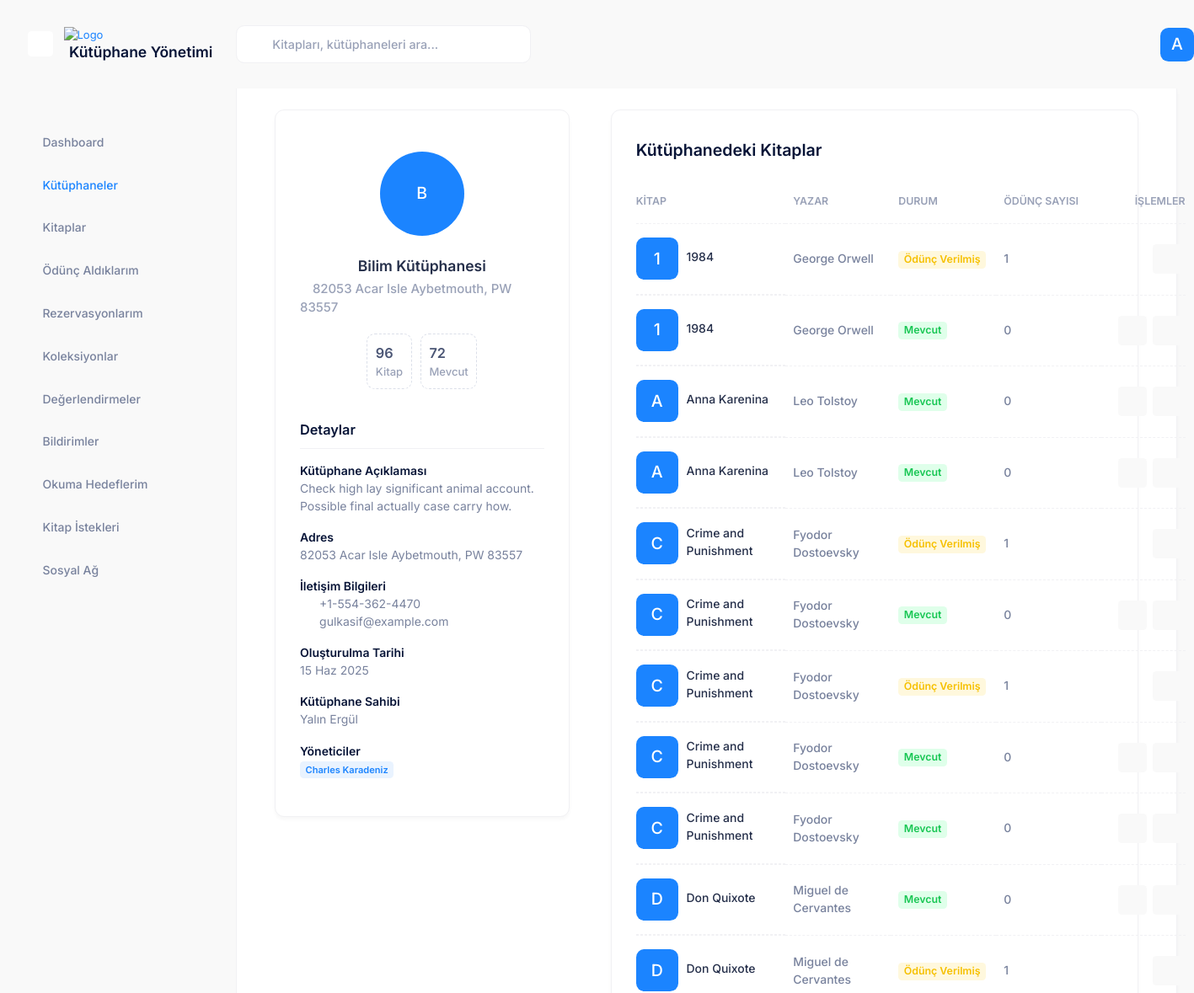
/libraries/3/ (signed in, upper part), run on an earlier commit of the app's database.
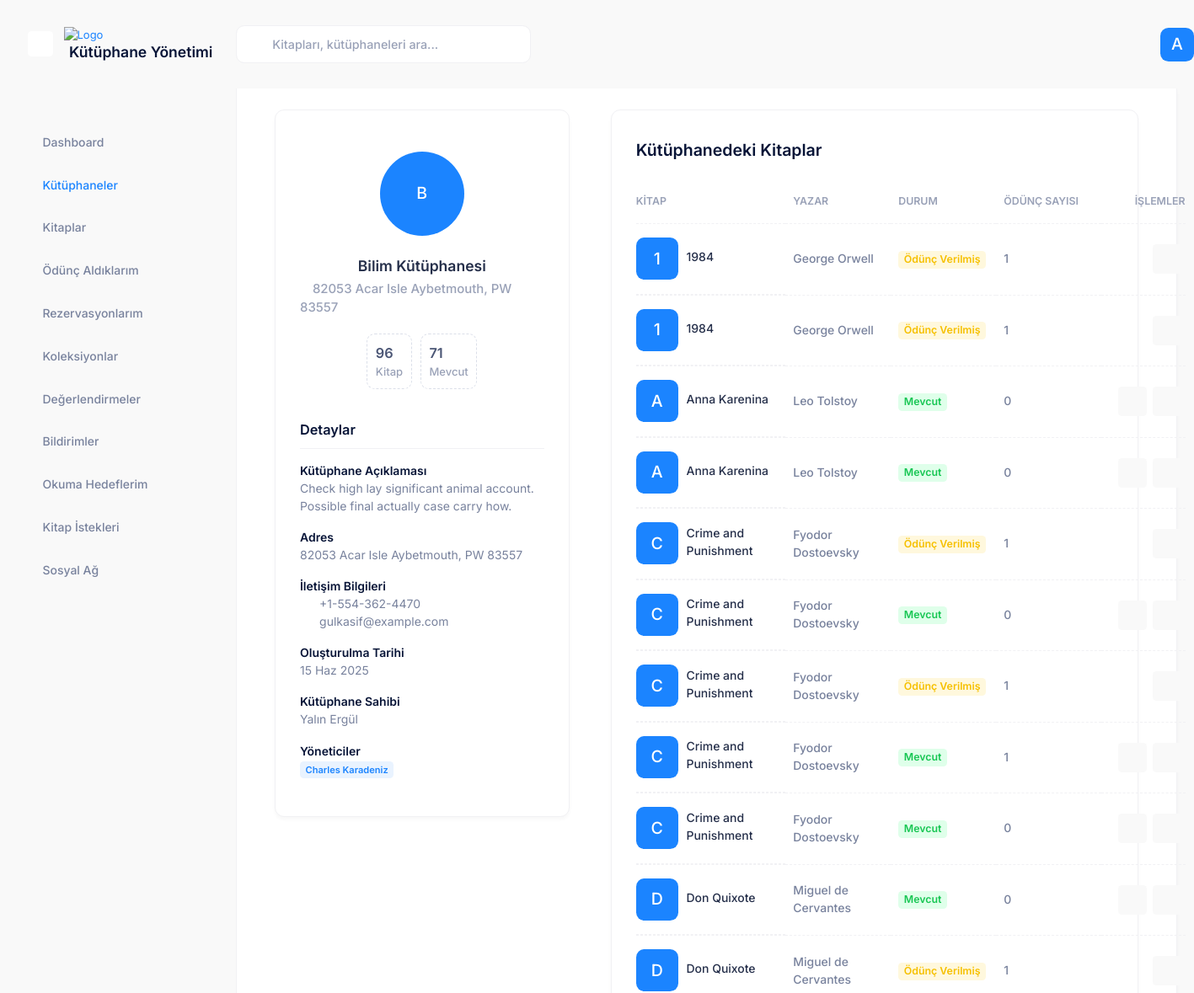
And on a later commit of the database.
### books/models.py (models this page shows, shortened)
class Book(models.Model):
    STATUS_CHOICES = (
        ('available', 'Mevcut'),
        ('borrowed', 'Ödünç Verilmiş'),
        ('reserved', 'Rezerve Edilmiş'),
        ('maintenance', 'Bakımda'),
    )
    title = models.CharField('Başlık', max_length=255)
    author = models.CharField('Yazar', max_length=255)
    isbn = models.CharField('ISBN', max_length=20, blank=True, null=True)
    description = models.TextField('Açıklama', blank=True, null=True)
    cover_image = models.ImageField('Kapak Resmi', upload_to='book_covers/', blank=True, null=True)
    library = models.ForeignKey(Library, verbose_name='Kütüphane', on_delete=models.CASCADE, related_name='books')
    status = models.CharField('Durum', max_length=20, choices=STATUS_CHOICES, default='available')
    publication_year = models.PositiveIntegerField('Yayın Yılı', blank=True, null=True)
    publisher = models.CharField('Yayınevi', max_length=255, blank=True, null=True)
    language = models.CharField('Dil', max_length=50, blank=True, null=True)
    pages = models.PositiveIntegerField('Sayfa Sayısı', blank=True, null=True)
    created_at = models.DateTimeField('Oluşturulma Tarihi', auto_now_add=True)
    updated_at = models.DateTimeField('Güncellenme Tarihi', auto_now=True)
    class Meta:
        ordering = ['title', 'author']
        verbose_name = 'Kitap'
        verbose_name_plural = 'Kitaplar'
    @property
    def status_color(self):
        color_map = {
            'available': 'success',
            'borrowed': 'warning',
            'reserved': 'primary',
            'maintenance': 'danger'
        }
        return color_map.get(self.status, 'primary')
    @property
    def loan_count(self):
        return self.loans.count()

### libraries/views.py (the view)
# urls.py: path('<int:library_id>/', views.library_detail, name='detail'),
@login_required
@check_account_activation
def library_detail(request, library_id):
    library = get_object_or_404(Library, id=library_id)
    available_books = library.books.filter(status='available').count()
    context = {
        'active_menu': 'libraries',
        'library': library,
        'available_books': available_books
    }
    return render(request, 'libraries/library_detail.html', context)

### accounts/models.py (called while the page is built)
    @property
    def is_super_admin(self):
        return self.user_type == 'super_admin'

    @property
    def is_library_admin(self):
        return self.user_type == 'library_admin'

### library_management/context_processors.py (called while the page is built)
def user(request):
    if request.path.startswith('/admin/'):
        return {}
    if hasattr(request, 'user') and request.user.is_authenticated:
        return {}  # Don't add anything, Django's auth context processor handles this
    return {'user': DummyUser()}

### templates/libraries/library_detail.html (shortened to what the changed rows need)
{% extends 'layouts/base.html' %}
{% load static %}
{% block content %}
<div class="content d-flex flex-column flex-column-fluid" id="kt_content">
    <div class="post d-flex flex-column-fluid" id="kt_post">
        <div id="kt_content_container" class="container-xxl">
            <div class="d-flex flex-column flex-xl-row">
                <div class="flex-column flex-lg-row-auto w-100 w-xl-350px mb-10">
                    <div class="card mb-5 mb-xl-8">
                        <div class="card-body pt-15">
                            <div class="d-flex flex-center flex-column mb-5">
                                <div class="d-flex flex-wrap flex-center">
                                    <div class="border border-gray-300 border-dashed rounded py-3 px-3 mb-3">
                                        <div class="fs-4 fw-bold text-gray-700">
                                            <span class="w-75px">{{ available_books }}</span>
                                        </div>
                                    </div>
                                </div>
                            </div>
                        </div>
                    </div>
                </div>
                <div class="flex-lg-row-fluid ms-lg-15">
                    <div class="card pt-4 mb-6 mb-xl-9">
                        <div class="card-header border-0">
                            <div class="card-title">
                                <h2>Kütüphanedeki Kitaplar</h2>
                            </div>
                        </div>
                        <div class="card-body pt-0 pb-5">
                            <table class="table align-middle table-row-dashed fs-6 gy-5" id="kt_library_books_table">
                                <thead>
                                    <tr class="text-start text-muted fw-bold fs-7 text-uppercase gs-0">
                                        <th class="min-w-125px">Kitap</th>
                                        <th class="min-w-125px">Yazar</th>
                                        <th class="min-w-125px">Durum</th>
                                        <th class="min-w-125px">Ödünç Sayısı</th>
                                        <th class="text-end min-w-100px">İşlemler</th>
                                    </tr>
                                </thead>
                                <tbody class="text-gray-600 fw-semibold">
                                    {% for book in library.books.all %}
                                    <tr>
                                        <td class="d-flex align-items-center">
                                            <div class="symbol symbol-50px me-3">
                                                {% if book.cover_image %}
                                                <img src="{{ book.cover_image.url }}" class="" alt="Book Cover" />
                                                {% else %}
                                                <div class="symbol-label fs-2 fw-semibold bg-primary text-inverse-primary">{{ book.title|first }}</div>
                                                {% endif %}
                                            </div>
                                            <a href="{% url 'books:detail' book.id %}" class="text-gray-800 text-hover-primary mb-1">{{ book.title }}</a>
                                        </td>
                                        <td>{{ book.author }}</td>
                                        <td><span class="badge badge-light-{{ book.status_color }} fs-7 fw-bold">{{ book.get_status_display }}</span></td>
                                        <td>{{ book.loan_count }}</td>
                                        <td class="text-end">
                                            <a href="{% url 'books:detail' book.id %}" class="btn btn-icon btn-bg-light btn-active-color-primary btn-sm me-1">
                                                <i class="ki-outline ki-eye fs-2"></i>
                                            </a>
                                            {% if book.status == 'available' %}
                                            <a href="{% url 'loans:borrow' book.id %}" class="btn btn-icon btn-bg-light btn-active-color-success btn-sm me-1">
                                                <i class="ki-outline ki-arrow-right fs-2"></i>
                                            </a>
                                            {% endif %}
                                        </td>
                                    </tr>
                                    {% empty %}
                                    <tr>
                                        <td colspan="5" class="text-center">Bu kütüphanede henüz kitap bulunmuyor.</td>
                                    </tr>
                                    {% endfor %}
                                </tbody>
                            </table>
                        </div>
                    </div>
                </div>
            </div>
        </div>
    </div>
</div>
{% endblock %}

What changed in the data, as far as the page shows it:
changed Book (number 2 of 11 on the later page): status "Mevcut" → "Ödünç Verilmiş"; loan_count "0" → "1"
changed Book (number 8 of 11 on the later page): loan_count "0" → "1"
Also different on the page:
{{ available_books }}: "72" → "71"
